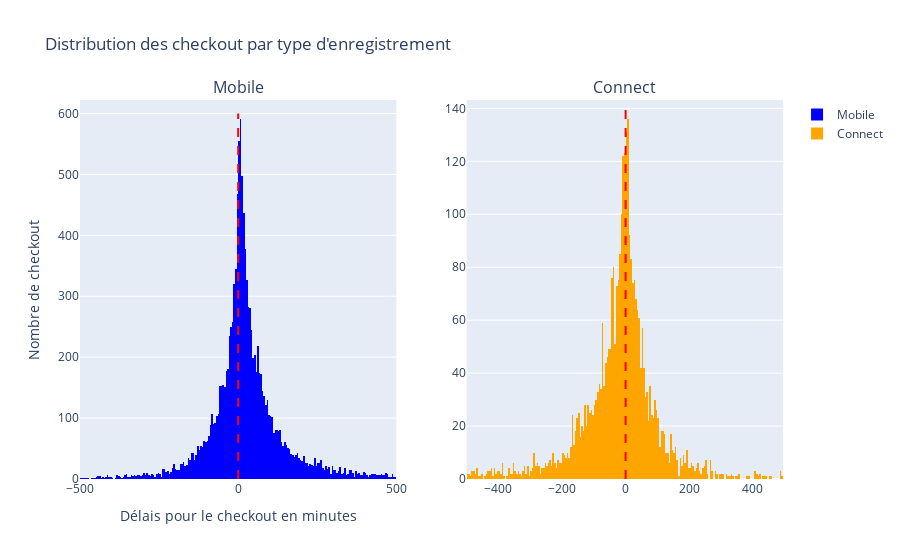

The notebook cell saved with this chart:
### Markdown cell above
Il n'y a pas de fortes corrélations entres les données. Juste un peu entre le checking_type et le nombre de location pour un véhicule. Ce la est surement dû au fait qu'un utilisateur louant beaucoup son véhicule utilise un type de checkin (connect ou  mobile) et doit rester sur ce mode.

### Code cell
fig = make_subplots(rows=1, cols=2, subplot_titles=('Mobile', 'Connect'))

# Ajouter le premier graphique (histogramme)
fig.add_trace(
    go.Histogram(
        x=dataset[dataset['checkin_type'] == 'mobile']['delay_at_checkout_in_minutes'],
        xbins=dict( # recentrage
            start=-500,
            end=500,
            size=5
        ),
        name='Mobile',
        marker_color='blue',
    ),
    row=1, col=1
)

fig.add_trace(
    go.Histogram(
        x=dataset[dataset['checkin_type'] == 'connect']['delay_at_checkout_in_minutes'],
        xbins=dict( # recentrage
            start=-500,
            end=500,
            size=5
        ),
        name='Connect',
        marker_color='orange'
    ),
    row=1, col=2
)

fig.add_shape(
    type='line',
    x0=0, x1=0, 
    y0=0, y1=600,  
    line=dict(color='red', dash='dash'), 
    row=1, col=1  
)

fig.add_shape(
    type='line',
    x0=0, x1=0,  
    y0=0, y1=140,  
    line=dict(color='red', dash='dash'), 
    row=1, col=2  
)



fig.update_layout(
    title_text='Distribution des checkout par type d\'enregistrement', xaxis_title="Délais pour le checkout en minutes", yaxis_title="Nombre de checkout"
)

# Afficher le plot
fig.show()

### Figure 1 — Plotly figure (JSON) as saved in the notebook; plotly's stock layout.template omitted (floating-point values rounded to 4 significant figures; data arrays with more than 128 entries replaced by an {"elided": "..."} marker saying what was removed)
{"data": [{"marker": {"color": "blue"}, "name": "Mobile", "type": "histogram", "x": {"elided": "17003 int values"}, "xaxis": "x", "xbins": {"end": 500, "size": 5, "start": -500}, "yaxis": "y"}, {"marker": {"color": "orange"}, "name": "Connect", "type": "histogram", "x": {"elided": "4307 int values"}, "xaxis": "x2", "xbins": {"end": 500, "size": 5, "start": -500}, "yaxis": "y2"}], "layout": {"annotations": [{"font": {"size": 16}, "showarrow": false, "text": "Mobile", "x": 0.225, "xanchor": "center", "xref": "paper", "y": 1, "yanchor": "bottom", "yref": "paper"}, {"font": {"size": 16}, "showarrow": false, "text": "Connect", "x": 0.775, "xanchor": "center", "xref": "paper", "y": 1, "yanchor": "bottom", "yref": "paper"}], "shapes": [{"line": {"color": "red", "dash": "dash"}, "type": "line", "x0": 0, "x1": 0, "xref": "x", "y0": 0, "y1": 600, "yref": "y"}, {"line": {"color": "red", "dash": "dash"}, "type": "line", "x0": 0, "x1": 0, "xref": "x2", "y0": 0, "y1": 140, "yref": "y2"}], "title": {"text": "Distribution des checkout par type d'enregistrement"}, "xaxis": {"anchor": "y", "domain": [0, 0.45], "title": {"text": "Délais pour le checkout en minutes"}}, "xaxis2": {"anchor": "y2", "domain": [0.55, 1]}, "yaxis": {"anchor": "x", "domain": [0, 1], "title": {"text": "Nombre de checkout"}}, "yaxis2": {"anchor": "x2", "domain": [0, 1]}}}
